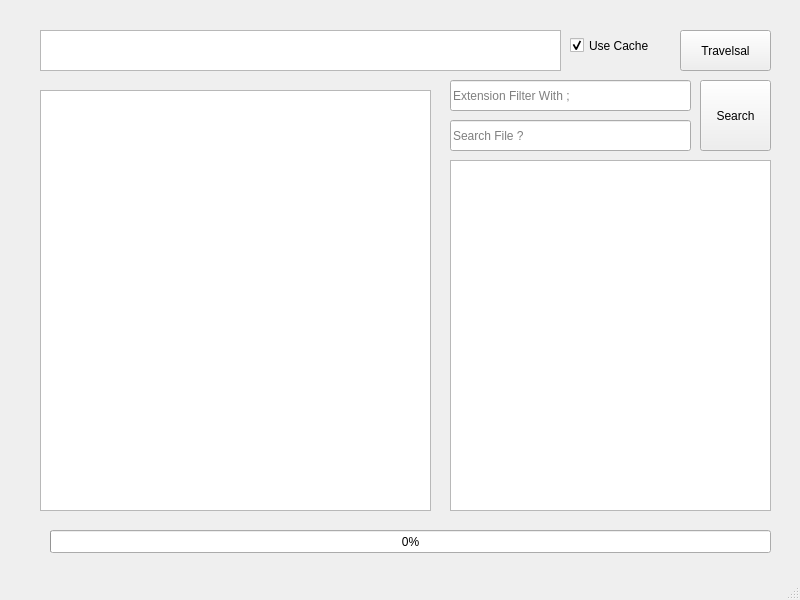
<?xml version="1.0" encoding="UTF-8"?>
<ui version="4.0">
 <class>MainWindow</class>
 <widget class="QMainWindow" name="MainWindow">
  <property name="geometry">
   <rect>
    <x>0</x>
    <y>0</y>
    <width>800</width>
    <height>600</height>
   </rect>
  </property>
  <property name="windowTitle">
   <string>MainWindow</string>
  </property>
  <widget class="QWidget" name="centralwidget">
   <widget class="QPlainTextEdit" name="visitPath">
    <property name="geometry">
     <rect>
      <x>40</x>
      <y>30</y>
      <width>521</width>
      <height>41</height>
     </rect>
    </property>
   </widget>
   <widget class="QPlainTextEdit" name="outputBox">
    <property name="geometry">
     <rect>
      <x>40</x>
      <y>90</y>
      <width>391</width>
      <height>421</height>
     </rect>
    </property>
   </widget>
   <widget class="QPushButton" name="pushButton">
    <property name="geometry">
     <rect>
      <x>680</x>
      <y>30</y>
      <width>91</width>
      <height>41</height>
     </rect>
    </property>
    <property name="text">
     <string>Travelsal</string>
    </property>
   </widget>
   <widget class="QProgressBar" name="progressBar">
    <property name="geometry">
     <rect>
      <x>50</x>
      <y>530</y>
      <width>721</width>
      <height>23</height>
     </rect>
    </property>
    <property name="value">
     <number>0</number>
    </property>
   </widget>
   <widget class="QPlainTextEdit" name="searchResultList">
    <property name="geometry">
     <rect>
      <x>450</x>
      <y>160</y>
      <width>321</width>
      <height>351</height>
     </rect>
    </property>
    <property name="lineWrapMode">
     <enum>QPlainTextEdit::NoWrap</enum>
    </property>
   </widget>
   <widget class="QPushButton" name="pushButton_2">
    <property name="geometry">
     <rect>
      <x>700</x>
      <y>80</y>
      <width>71</width>
      <height>71</height>
     </rect>
    </property>
    <property name="text">
     <string>Search</string>
    </property>
   </widget>
   <widget class="QLineEdit" name="searchWhat">
    <property name="geometry">
     <rect>
      <x>450</x>
      <y>120</y>
      <width>241</width>
      <height>31</height>
     </rect>
    </property>
    <property name="placeholderText">
     <string>Search File ?</string>
    </property>
   </widget>
   <widget class="QCheckBox" name="checkBox">
    <property name="geometry">
     <rect>
      <x>570</x>
      <y>30</y>
      <width>91</width>
      <height>31</height>
     </rect>
    </property>
    <property name="text">
     <string>Use Cache</string>
    </property>
    <property name="checked">
     <bool>true</bool>
    </property>
   </widget>
   <widget class="QLineEdit" name="extFilter">
    <property name="geometry">
     <rect>
      <x>450</x>
      <y>80</y>
      <width>241</width>
      <height>31</height>
     </rect>
    </property>
    <property name="placeholderText">
     <string>Extension Filter With ;</string>
    </property>
   </widget>
  </widget>
  <widget class="QStatusBar" name="statusbar"/>
 </widget>
 <resources/>
 <connections/>
</ui>
